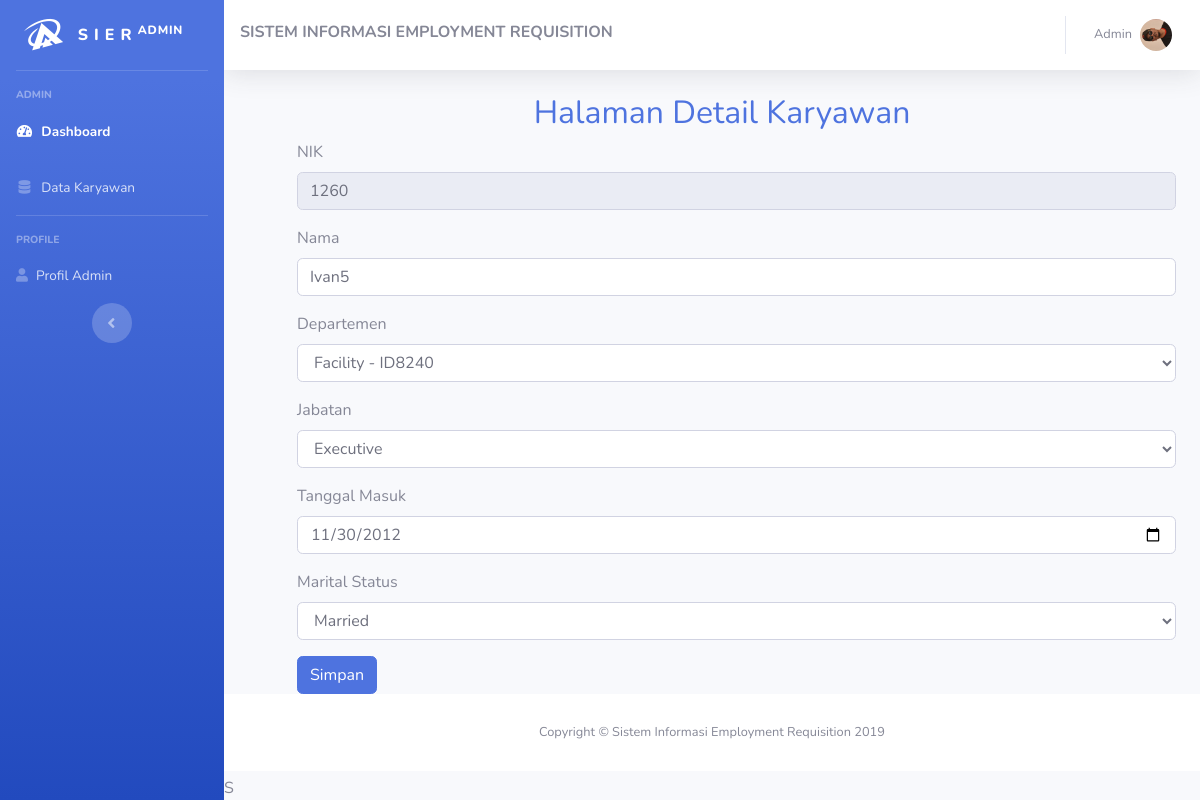
The app's page /admin/detail-karyawan.php?id=1260 (signed in) with its own data.
### tables this page shows
CREATE TABLE `karyawan` (
  `id_karyawan` int(11) NOT NULL,
  `id_dept` int(11) DEFAULT NULL,
  `username` varchar(50) DEFAULT NULL,
  `password` varchar(50) DEFAULT NULL,
  `nama` varchar(50) DEFAULT NULL,
  `jabatan` varchar(50) DEFAULT NULL,
  `marital_status` varchar(50) DEFAULT NULL,
  `tanggal_masuk` date DEFAULT NULL,
  `jenis_kelamin` varchar(20) DEFAULT NULL,
  `status_karyawan` varchar(50) DEFAULT NULL,
  `tempat_lahir` varchar(50) DEFAULT NULL,
  `tanggal_lahir` date DEFAULT NULL,
  `alamat` text,
  `email` varchar(50) DEFAULT NULL,
  `no_telepon` varchar(20) DEFAULT NULL,
  `foto` varchar(200) DEFAULT NULL,
  `hak_akses` enum('admin','pic','manager','karyawan') DEFAULT NULL
);

### admin/detail-karyawan.php (the view, shortened to what this page needs)
<?php
include "../config/conn.php";
function selected($a1,$a2){
  if($a1==$a2){
    return "selected";
  }
}
$id = isset($_GET['id']) ? $_GET['id'] : '';
$stm2 = $pdo_conn->query(
                  "SELECT `id_karyawan`, `username`, `nama`, `jabatan`, `marital_status`,
                  `tanggal_masuk`,`jenis_kelamin`,`status_karyawan`,`tempat_lahir`,`tanggal_lahir`,
                  `alamat`,`email`,`no_telepon`,departemen.nama_dept,departemen.id_dept
                  FROM `karyawan`
                  JOIN departemen ON karyawan.id_dept = departemen.id_dept
                  WHERE karyawan.id_karyawan = '$id'");
$stmDep = $pdo_conn->prepare("SELECT * FROM `departemen`");
$stmDep->execute();
$rowsDepartemen = $stmDep->fetchAll(PDO::FETCH_ASSOC);
$stmJab = $pdo_conn->prepare("SELECT * FROM `jabatan`");
$stmJab->execute();
$rowsJabatan = $stmJab->fetchAll(PDO::FETCH_ASSOC);
$stmMar = $pdo_conn->prepare("SELECT * FROM `marital_status`");
$stmMar->execute();
$rowsMarital = $stmMar->fetchAll(PDO::FETCH_ASSOC);
?>
<!DOCTYPE html>
<html lang="en">
<head>
  <link href="../assets/vendor/fontawesome-free/css/all.min.css" rel="stylesheet" type="text/css">
  <link href="../assets/css/sb-admin-2.min.css" rel="stylesheet">
</head>
<body id="page-top">
  <div id="wrapper">
        <?php
        include "../components/sidebar.php";
        ?>
  <div id="content-wrapper" class="d-flex flex-column">
  <div id="content">
        <?php
        include "../components/navbar.php";
        ?>
  <center>
    <h2 style="margin-left: 20px" class="text-primary">Halaman Detail Karyawan</h2>
  </center>
  <div class="container-fluid"
       style=" display: flex; justify-content: center; align-items: center; ">
        <?php
        while ($row = $stm2->fetch()) {
        ?>
  <form style=" flex-grow: 1; margin-left: 49px;" method="post" action="../actions/update-karyawan-action.php?id=">
      <div class=" form-group">
        <label  required>NIK</label>
          <input readonly="" name="nik" type="text" class="form-control" value="<?= $row['id_karyawan'] ?>">
      </div>
      <div class="form-group">
        <label>Nama</label>
        <input name="nama" type="text" class="form-control" value="<?= $row['nama'] ?>">
      </div>
      <div class="form-group">
        <label for="departemen">Departemen</label>
        <select class="form-control" name='departemen'>
            <?php
              foreach ($rowsDepartemen as $rowDepartemen) {
                echo '<option '.selected($row['id_dept'],$rowDepartemen["id_dept"]).' value="' .
                $rowDepartemen["id_dept"] . '">' . $rowDepartemen["nama_dept"] . ' - ' .
                $rowDepartemen["cost_center"]  . '</option>';
              }
            ?>
        </select>
      </div>
      <div class="form-group">
        <label for="jabatan">Jabatan</label>
          <select class="form-control" name='jabatan'>
              <?php
                foreach ($rowsJabatan as $rowJabatan) {
                echo '<option '.selected($row['jabatan'],$rowJabatan['id_jabatan']).' value="' .
                $rowJabatan["id_jabatan"] . '">' . $rowJabatan["nama"] . '</option>';
                }
              ?>
          </select>
      </div>
      <div class="form-group">
        <label required>Tanggal Masuk</label>
        <input name="tgl_masuk" type="date" class="form-control" value="<?= $row['tanggal_masuk'] ?>">
      </div>
      <div class="form-group">
        <label for="marital_status">Marital Status</label>
        <select class="form-control" name='status'>
            <?php
            foreach ($rowsMarital as $rowMarital) {
              echo '<option '.selected($row['marital_status'],$rowMarital["id_marital"]).' value="' . $rowMarital["id_marital"] . '">' . $rowMarital["nama"] . '</option>';
            }
            ?>
        </select>
      </div>
        <button type="submit" class="btn btn-primary">Simpan</button>
  </form>
          <?php
          }
          ?>
  </div>
  </div>
  <footer class="sticky-footer bg-white">
    <div class="container my-auto">
      <div class="copyright text-center my-auto">
        <span>Copyright &copy; Sistem Informasi Employment Requisition 2019</span>
      </div>
    </div>
  </footer>
  </div>
  </div>S
</body>
</html>

### records on screen
karyawan: nik "1260", nama "Ivan5", tgl_masuk "11/30/2012"

### other values on screen
form field departemen "Facility - ID8240"
form field jabatan "Executive"
form field status "Married"
